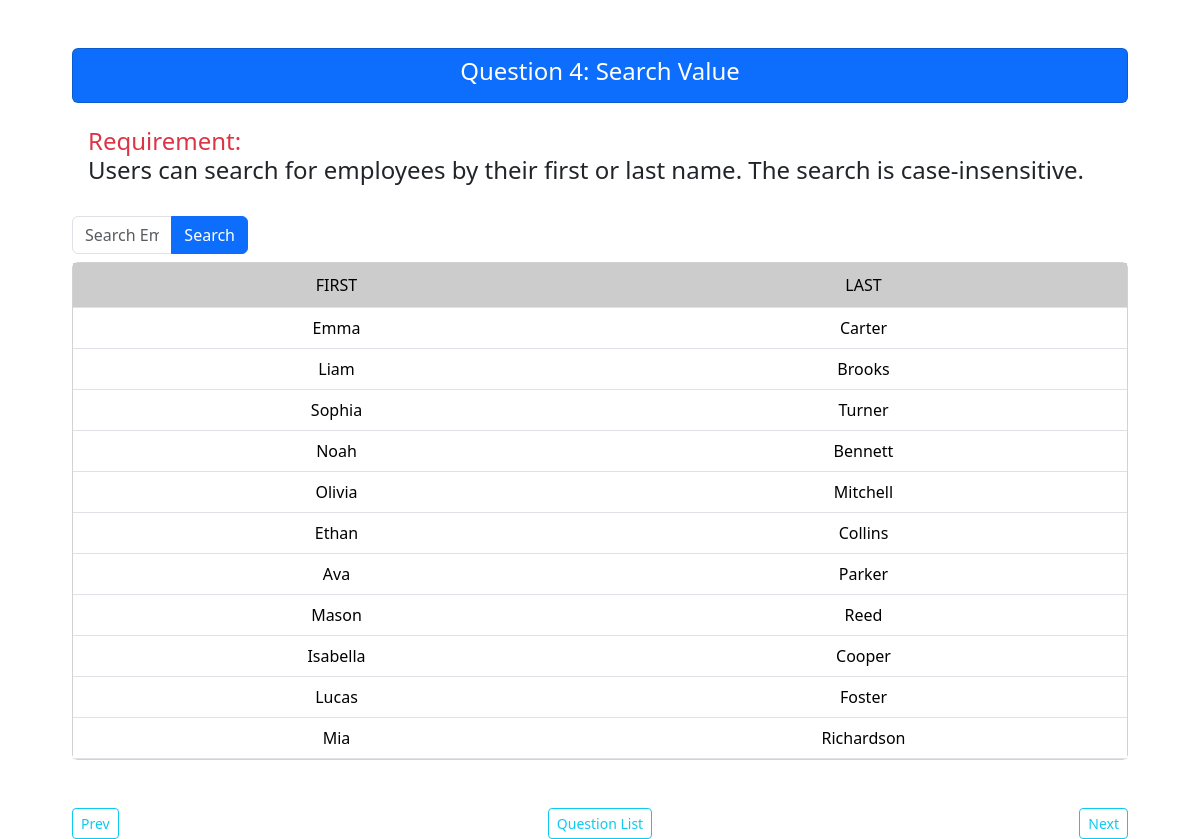
Screenshot of /question4 with the database file from the repository.
### questions/models.py (models this page shows)
class Employee(models.Model):
    first_name = models.CharField(max_length=255, default="")
    last_name = models.CharField(max_length=255, default="")

### questions/views.py (the view)
# urls.py: path("question4", question4, name="question4"),
def question4(request):
    context = {"emp_list": Employee.objects.all()}
    search_val = request.GET.get("search_val")
    if search_val:
        context["curr_search"] = search_val
        messages.error(request, f"Your search value is {search_val}")
    return render(request, "questions/question4.html", context)

### questions/templates/questions/question4.html (shortened to what this page needs)
{% extends 'base.html' %}
{% load static %}
{% block question_head %}
Question 4: Search Value
{% endblock %}
{% block question_detail %}
    Users can search for employees by their first or last name. The search is case-insensitive.
{% endblock %}
{% block body_content %}
<form method='GET'>
    <div class='col-md-2'>
        <div class='input-group'>
            <input class='form-control' id='search_val' name='search_val' placeholder='Search Employee' value="{{curr_search|default:''}}">
            <button class='btn btn-primary'>Search</button>
        </div>
    </div>
</form>
<div class='card mt-2'>
    <table class="table table-hover table-fixed text-center mb-0">
        <thead class='thead-sticky'>
            <tr class='fw-bold'>
                <th width='50%'>First</th>
                <th width='50%'>Last</th>
            </tr>
        </thead>
        <tbody class="text-center">
            {% for emp in emp_list %}
            <tr>
                <td>{{emp.first_name}}</td>
                <td>{{emp.last_name}}</td>
            </tr>
            {% endfor %}
        </tbody>
    </table>
</div>
{% include "questions/includes/bottom_pagination.html" with question=4 is_last=False %}
{% endblock %}

### core/static/core/core.css (style rules this page uses)
.table-fixed { table-layout: fixed; }
.thead-sticky { position: sticky; top: 0; z-index: 1; }
.thead-sticky { position: sticky; top: 0; z-index: 100; transform: translateZ(0); }
.thead-sticky th { position: sticky; top: 0; z-index: 101; background-color: var(--bs-body-bg); background-clip: padding-box; box-shadow: 0 2px 0 rgba(0, 0, 0, .05); }
.table > :not(caption) > * > * { position: relative; z-index: 1; overflow: visible; }
th { padding: 0.625rem 0.5rem !important; font-weight: 500; text-transform: uppercase; text-align: center; background-color: #CCCCCC !important; }

### rows the page displays
Employee: first_name "Emma", last_name "Carter"
Employee: first_name "Liam", last_name "Brooks"
Employee: first_name "Sophia", last_name "Turner"
Employee: first_name "Noah", last_name "Bennett"
Employee: first_name "Olivia", last_name "Mitchell"
Employee: first_name "Ethan", last_name "Collins"
Employee: first_name "Ava", last_name "Parker"
Employee: first_name "Mason", last_name "Reed"
Employee: first_name "Isabella", last_name "Cooper"
Employee: first_name "Lucas", last_name "Foster"
Employee: first_name "Mia", last_name "Richardson"
